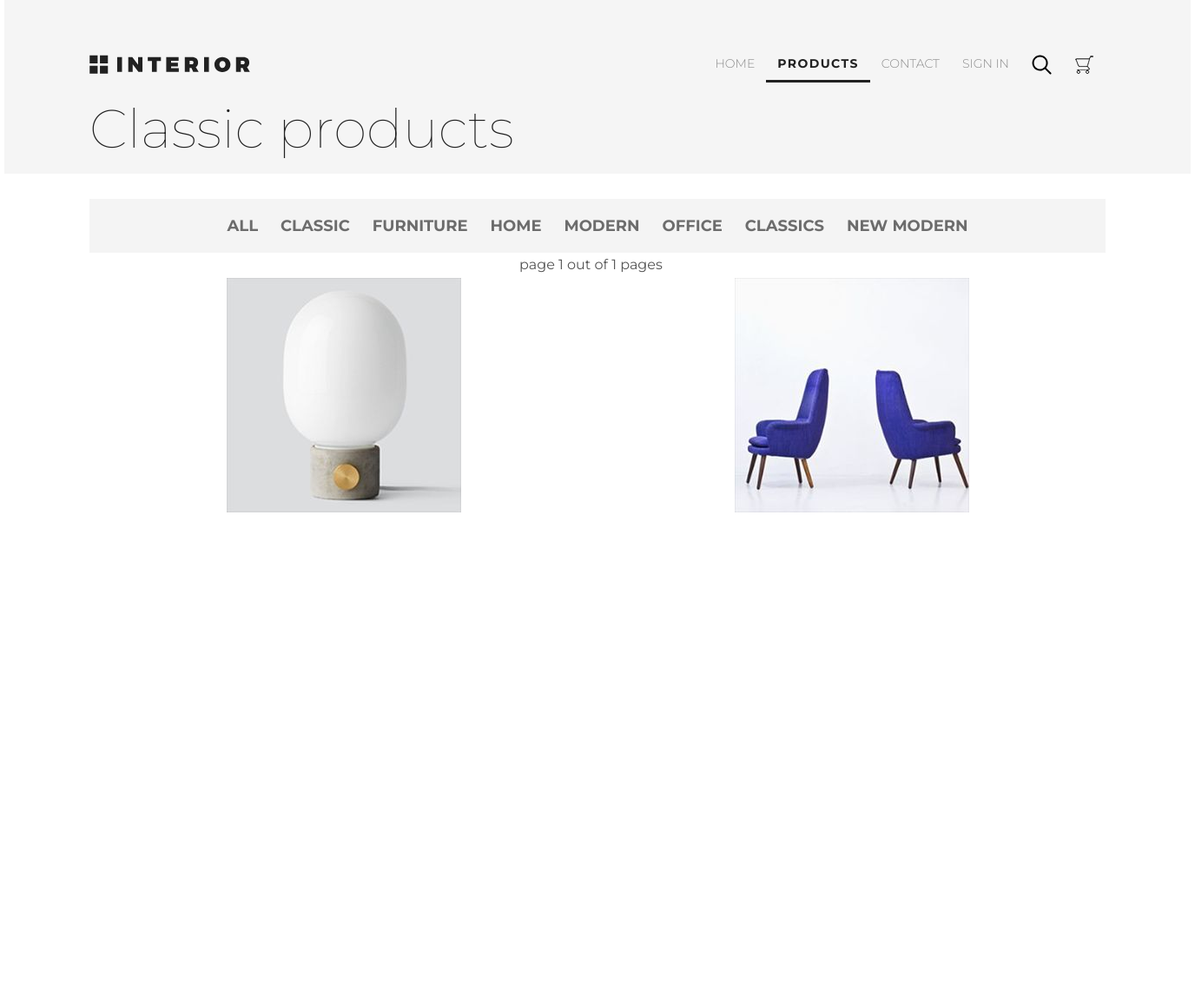
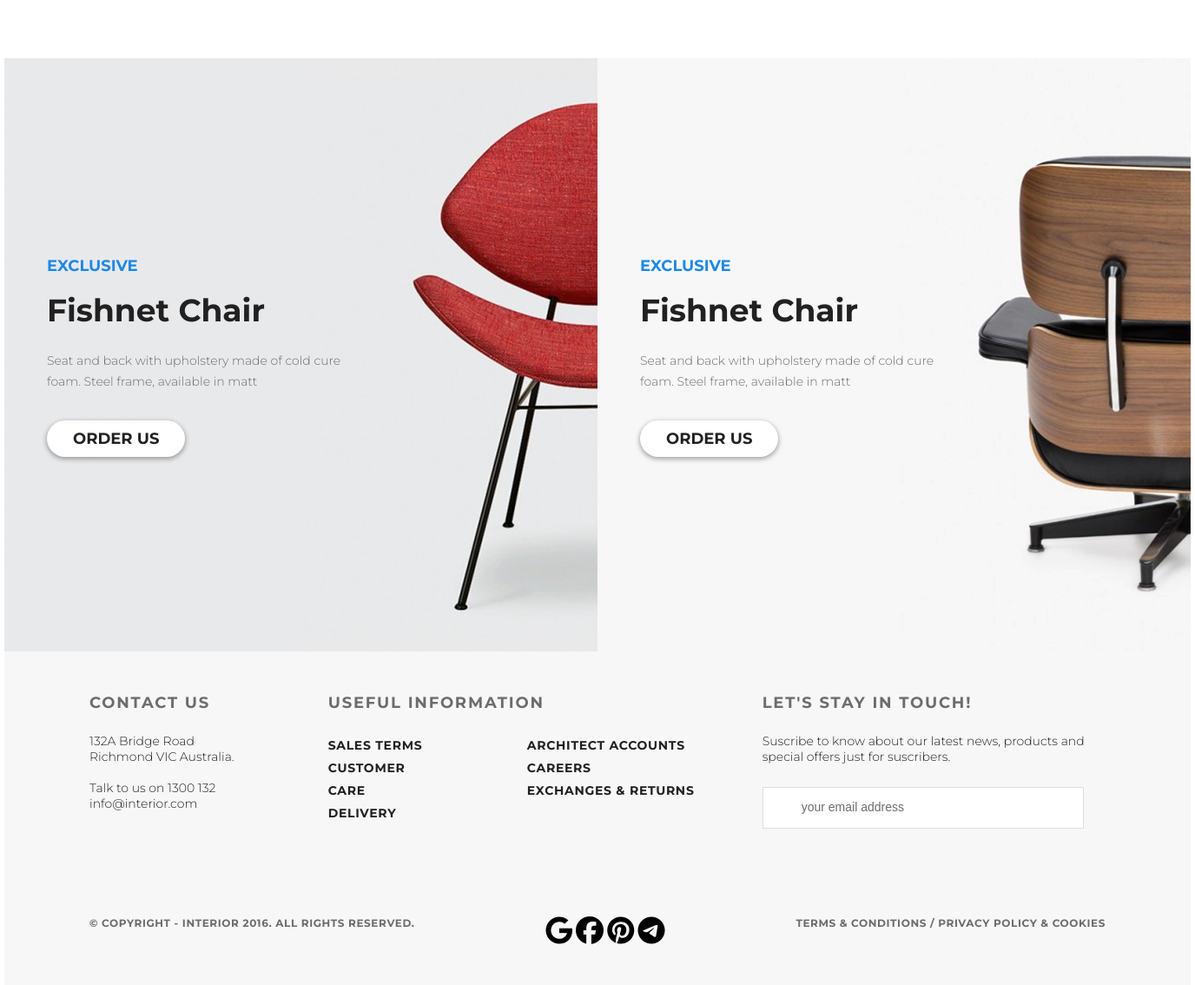
Page /category/1/ on the committed database (2 pictures, top to bottom).
### mainapp/models.py (models this page shows, shortened)
class ProductCategory(models.Model):
    name = models.CharField(verbose_name="name", max_length=64, unique=True)
    description = models.TextField(verbose_name="description", blank=True, max_length=128)
    is_active = models.BooleanField(verbose_name="active", default=True)

class Product(models.Model):
    category = models.ForeignKey(ProductCategory, on_delete=models.CASCADE)
    name = models.CharField(verbose_name="Product name", max_length=64)
    image = models.ImageField(verbose_name="Product image", upload_to="product_images",blank=True)
    shortdesc = models.TextField(verbose_name="Short products description", blank=True, max_length=64)
    description = models.TextField(verbose_name="Product description", blank=True, max_length=128)
    price = models.DecimalField(verbose_name="Price", max_digits=8, decimal_places=2, default=0)
    quantity = models.PositiveIntegerField(verbose_name="Quantity", default=0)
    is_active = models.BooleanField(verbose_name="active", default=True)

### mainapp/views.py (the view)
# urls.py: path('category/<int:pk>/', mainapp.category, name='category'),
def category(request, pk, page=1):
    pk = int(pk)
    if pk == 0:
        category = {
            'pk': 0,
            'name': 'all'
        }
        category_products = Product.objects.all()
    else:
        category = get_object_or_404(ProductCategory, pk=pk)
        category_products = category.product_set.all()
    paginator = Paginator(category_products, 8)
    try:
        products_paginator = paginator.page(page)
    except PageNotAnInteger:
        products_paginator = paginator.page(1)
    except EmptyPage:
        products_paginator = paginator.page(paginator.num_pages)
    context = {
        'page_title': 'Category page',
        'products_menu': get_products_menu(),
        'category_products': products_paginator,
        'category': category,
        'basket': get_basket(request),
    }
    return render(request, 'mainapp/category_products.html', context)

### mainapp/views.py (called while the page is built)
def get_products_menu():
    return ProductCategory.objects.all()

def get_basket(request):
    if request.user.is_authenticated:
        return request.user.basket.all().order_by('product__category')
    else:
        return []

### mainapp/templates/mainapp/category_products.html (shortened to what this page needs)
{% extends 'mainapp/base.html' %}
{% load static %}
{% block container %}
    <div class="header_product padding-site">
        {% include 'mainapp/includes/inc_menu.html' %}
        <h2 class="h2-product">{{ category.name|title }} products</h2>
        <div class="paginator">
            <span class="current">
                        page {{ category_products.number }} out of {{ category_products.paginator.num_pages }} pages
                    </span>
        </div>
    </div>
    <div class="products-range padding-site">
        <div class="products-range-header">
            {% include 'mainapp/includes/inc_products_menu.html' %}
        </div>
        <div class="products-range-box">
            {% for product in category_products %}
                <div class="product" style="background-image:url('/media/{{ product.image }}')">
                </div>
            {% endfor %}
        </div>
    </div>
    <div class="promo_products">
        <div class="promo1">
            <div class="promo_text_box">
                <p class="exclusive">Exclusive</p>
                <h3 class="promo_h3">Fishnet Chair</h3>
                <p class="promo_text">Seat and back with upholstery made of cold cure foam. Steel frame, available in
                    matt</p>
                <a href="#" class="order_button">Order Us</a>
            </div>
        </div>
        <div class="promo2">
            <div class="promo_text_box">
                <p class="exclusive">Exclusive</p>
                <h3 class="promo_h3">Fishnet Chair</h3>
                <p class="promo_text">Seat and back with upholstery made of cold cure foam. Steel frame, available in
                    matt</p>
                <a href="#" class="order_button">Order Us</a>
            </div>
        </div>
    </div>
{% endblock %}

### mainapp/templates/mainapp/includes/inc_products_menu.html
{% load static %}
<ul class="menu">
    <li class="menu_list">
        <a href="{% url 'main:category' 0 %}" class="products-range-menu {% if request.resolver_match.kwargs.pk == '0' %}products-range-menu-active{% endif %}">All</a></li>
    {% for category in products_menu  %}
    <li class="menu_list">
        <a href="{% url 'main:category' category.pk %}" class="products-range-menu">
            {{ category.name }}
        </a>
    </li>
    {% endfor %}
</ul>

### static/css/style.css (style rules this page uses)
* { margin: 0; padding: 0; }
a { text-decoration: none; }
body { font-family: 'Montserrat', sans-serif; }
.menu_list { list-style-type: none; }
.order_button { box-shadow: 0 2px 5px 1px rgba(33, 33, 33, 0.35); border-radius: 23px; background-color: #ffffff; color: #212121; font-size: 18px; font-weight: 700; text-transform: uppercase; padding: 10px 30px; display: inline-block; }
.menu { display: flex; }
.paginator { display: block; position: relative; left: 75px; top: 15px; margin-left: 420px; color: #555; float: left; margin-top: 50px; }
.exclusive { color: #1e88e5; font-size: 18px; font-weight: 700; text-transform: uppercase; margin-bottom: 18px; }
.promo_text { color: #6c6c6c; font-size: 14px; font-weight: 300; line-height: 24.04px; width: 374px; margin-top: 24px; margin-bottom: 33px; letter-spacing: 0px; }
.promo_h3 { color: #212121; font-size: 36px; font-weight: 700; }
.promo1 { height: 683px; width: 683px; background-image: url(/static/img/promo-img1.jpg) }
.promo2 { height: 683px; width: 683px; background-image: url(/static/img/promo-img.jpg) }
.promo_products { display: flex; justify-content: center; }
.promo_text_box { padding-left: 49px; padding-bottom: 255px; padding-top: 228px; }
.product { width: 270px; height: 270px; background-size: contain; background-position: center; }
.padding-site { padding-left: 98px; padding-right: 98px; }
::placeholder { color: #6c6c6c; font-size: 14px; font-weight: 300; padding-left: 19px; padding-top: 17px; padding-bottom: 17px; }
.header_product { background-color: #f5f5f5; height: 200px; display: flex; flex-direction: column; justify-content: space-between }
.h2-product { color: #212121; font-size: 62px; font-weight: 100; padding-bottom: 44px; padding-top: 20px; }
.products-range-menu { color: #6c6c6c; font-size: 18px; font-weight: 700; text-transform: uppercase; padding: 10px 13px; }
.products-range-header { background-color: #f4f4f4; height: 70px; display: flex; justify-content: center; align-items: center; margin-top: 29px; margin-bottom: 29px; }
.products-range { display: flex; flex-direction: column; height: 1000px; }
.products-range-box { display: flex; flex-wrap: wrap; justify-content: space-around; height: 1000px; }

### rows in the picture
ProductCategory: name "Classic", name "CLASSIC"
ProductCategory: name "FURNITURE"
ProductCategory: name "HOME"
ProductCategory: name "MODERN"
ProductCategory: name "OFFICE"
ProductCategory: name "CLASSICS"
ProductCategory: name "NEW MODERN"
Product: image (picture)
Product: image (picture)

### other values in the picture
{{ category_products.number }} "1"
{{ category_products.paginator.num_pages }} "1"
